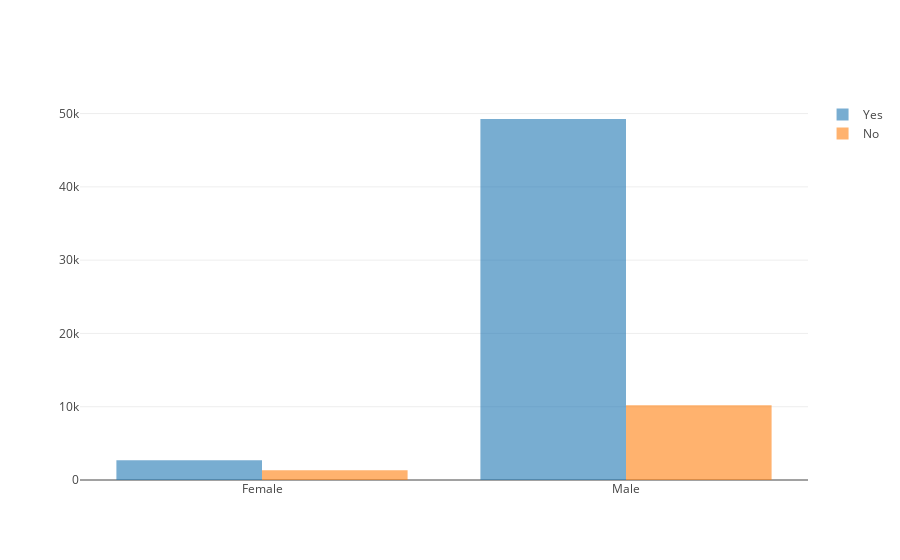

Write notebook code for a chart like this one.
### Code cell
data = df[['Hobby','Gender']].dropna()

trace1 = go.Bar(
    x=['Female', 'Male'],
    y=[data[(data['Gender'] == 'Female') & (data['Hobby'] == 'Yes')].count()[0], data[(data['Gender'] == 'Male') & (data['Hobby'] == 'Yes')].count()[0]],
    name='Yes',
    opacity=0.6
)
trace2 = go.Bar(
    x=['Female', 'Male'],
    y=[data[(data['Gender'] == 'Female') & (data['Hobby'] == 'No')].count()[0], data[(data['Gender'] == 'Male') & (data['Hobby'] == 'No')].count()[0]],
    name='No',
    opacity=0.6
)

data = [trace1, trace2]
layout = go.Layout(
    barmode='group'
)

fig = go.Figure(data=data, layout=layout)
py.iplot(fig)

### Figure 1 — Plotly figure (JSON) as saved in the notebook; plotly's stock layout.template omitted (floating-point values rounded to 4 significant figures)
{"data": [{"name": "Yes", "opacity": 0.6, "type": "bar", "uid": "2533d706-579b-4842-b944-5392e2eec94b", "x": ["Female", "Male"], "y": [2697, 49258]}, {"name": "No", "opacity": 0.6, "type": "bar", "uid": "d94937fe-b7a0-4361-a951-5d60ee68b2c7", "x": ["Female", "Male"], "y": [1328, 10200]}], "layout": {"barmode": "group"}}
